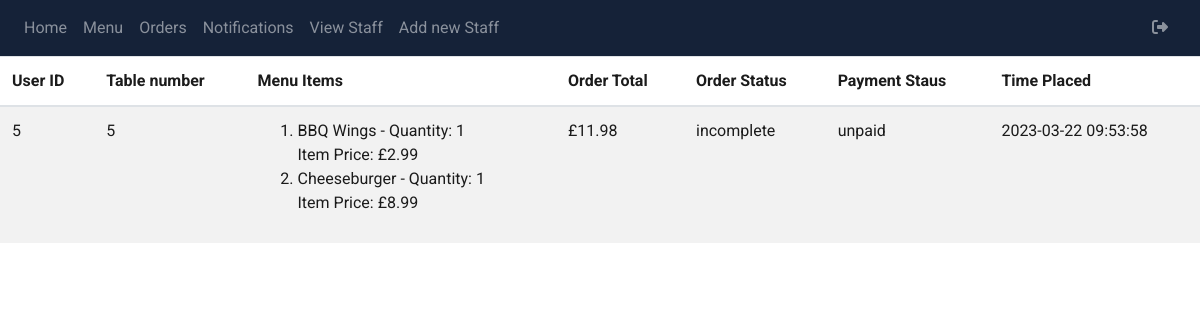
Page /manager/view-orders (signed in) on the committed database.
### packages/models.py (models this page shows, shortened)
class Order(db.Model):
    __tablename__ = "orders"
    id = db.Column(db.Integer, primary_key = True)
    user_id = db.Column(db.Integer, db.ForeignKey('users.id'))
    order_menu_items = db.relationship("OrderMenuItem", backref = "order", lazy = "dynamic")
    order_total = db.Column(db.Float, nullable = False, default = 0)
    status = db.Column(db.Enum('confirmed', 'incomplete', name='order_status'), nullable = False, default = 'incomplete')
    payment_status = db.Column(db.Enum('paid', 'unpaid', name='payment_status'), nullable = False, default = 'unpaid')
    delivery_status = db.Column(db.Enum('waiting', 'preparing', 'ready', 'otw', 'delivered', name='delivery_status'), nullable = False, default = 'waiting')
    time_placed = db.Column(db.DateTime, nullable=False, default=datetime.utcnow())

class User(db.Model):
    __tablename__ = "users"
    id = db.Column(db.Integer, primary_key = True, autoincrement = True)
    username = db.Column(db.String(100), unique = True, nullable = False)
    password = db.Column(db.String(1000), nullable = False)
    user_type = db.Column(db.Enum('customer', 'waiter', 'kitchen_staff','admin', name='user_type'), nullable = False)
    table_number = db.Column(db.Integer)
    table_number_start = db.Column(db.Integer)
    table_number_end = db.Column(db.Integer)

class MenuItem(db.Model):
    __tablename__ = "menu_items"
    id = db.Column(db.Integer, primary_key=True, autoincrement=True)
    name = db.Column(db.String(100), nullable=False)
    price = db.Column(db.Float, nullable=False)
    description = db.Column(db.String(300))
    ingredients = db.relationship("Ingredient", secondary=menu_item_ingredient, lazy="dynamic")
    calories = db.Column(db.Integer)
    type = db.Column(db.Enum('starters', 'mains', 'sides', 'desserts', 'drinks', name='MenuItem_type'), nullable=False)
    picture = db.Column(db.String(200), nullable=True)
    featured = db.Column(db.Boolean, default=False, nullable=True)

class OrderMenuItem(db.Model):
    __tablename__ = "order_menu_item"
    id = db.Column(db.Integer, primary_key = True, autoincrement = True)
    order_id = db.Column(db.Integer, db.ForeignKey("orders.id"), nullable = False)
    menu_item_id = db.Column(db.Integer, db.ForeignKey("menu_items.id"), nullable = False)
    quantity = db.Column(db.Integer, nullable = False, default = 1)
    item_price = db.Column(db.Float, nullable = False, default = 0)

### admin/admin.py (the view)
@admin.route('view-orders')
@admin_required
def viewOrders():
    orders = Order.query.all()
    menu_items = MenuItem.query.all()
    users = User.query.all()
    return render_template('admin-view-order.html', orders = orders, menu_items = menu_items, users = users)

### admin/static/functions/admin_functions.py (called while the page is built, shortened)
def admin_required(func):
    @functools.wraps(func)
    def wrapper(*args, **kwargs):
        return func(*args, **kwargs)
    return wrapper

### admin/templates/admin-view-order.html
{% extends "base.html" %} {% block title %}Display all Orders{% endblock %}
{% block content %}
<link rel="stylesheet" href="./static/style/admin.css">
<div class = "view-orders">
   <div class="orders">
      <table class="table table-striped">
         <thead>
            <tr>
               <th>User ID</th>
               <th>Table number</th>
               <th>Menu Items</th>
               <th>Order Total</th>
               <th>Order Status</th>
               <th>Payment Staus</th>
               <th>Time Placed</th>
            </tr>
         </thead>
         <tbody>
            {% for item in orders %}
            <tr>
               <td>{{ item.user_id }}</td>
               <td>
                  {% for user in users %}
                  {% if user.id == item.user_id %}
                  {{ user.table_number }}
                  {% endif %}
                  {% endfor %}
               </td>
               <td>
                  <ol>
                     {% for order_menu_item in item.order_menu_items %}
                     {% for menu_item in menu_items %}
                     {% if order_menu_item.menu_item_id == menu_item.id %}
                     <li>
                        {{menu_item.name}} - Quantity: {{order_menu_item.quantity}}
                        <br> Item Price: £{{order_menu_item.item_price}}
                     </li>
                     {% endif %}
                     {% endfor %}
                     {% endfor %}
                  </ol>
               </td>
               <td>£{{ item.order_total }}</td>
               <td>{{ item.status }}</td>
               <td>{{ item.payment_status }}</td>
               <td>{{ item.time_placed.strftime('%Y-%m-%d %H:%M:%S') }}</td>
            </tr>
            {% endfor %}
         </tbody>
      </table>
   </div>
</div>
{%endblock%}

### admin/static/style/admin.css (style rules this page uses)
.table-striped { color: #1b1b1b; font-family: garamond; }
.view-orders { background-repeat: no-repeat; background-size: cover; min-height: 100vh; color: #1b1b1b; }

### templates/base.html (style rules this page uses)
* { font-family: 'Roboto', sans-serif; }

### rows in the picture
Order: user_id "5", order_total "11.98", status "incomplete", payment_status "unpaid", time_placed "2023-03-22 09:53:58"
User: table_number "5"
OrderMenuItem: quantity "1", item_price "2.99"
MenuItem: name "BBQ Wings"
OrderMenuItem: quantity "1", item_price "8.99"
MenuItem: name "Cheeseburger"
